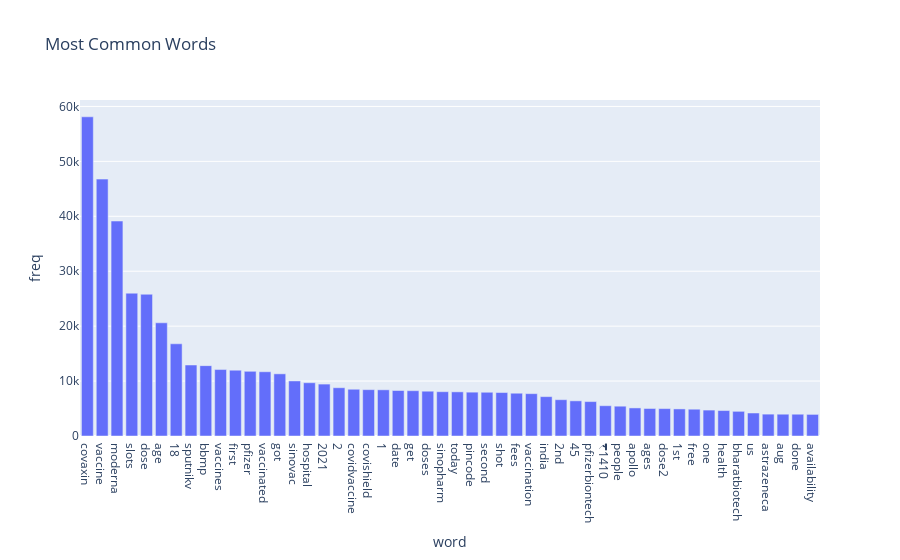

Notebook code cell kept with this figure:
### Code cell
# Count words to know most common word in text
word_counts = Counter(word_list).most_common()
words_df = pd.DataFrame(word_counts)
words_df.columns = ['word', 'freq']


# plot top 50 most common words
px.bar(words_df.head(50), x='word', y='freq', title='Most Common Words')

### Figure 1 — Plotly figure (JSON) as saved in the notebook; plotly's stock layout.template omitted (floating-point values rounded to 4 significant figures)
{"data": [{"alignmentgroup": "True", "hovertemplate": "word=%{x}<br>freq=%{y}<extra></extra>", "legendgroup": "", "marker": {"color": "#636efa", "pattern": {"shape": ""}}, "name": "", "offsetgroup": "", "orientation": "v", "showlegend": false, "textposition": "auto", "type": "bar", "x": ["covaxin", "vaccine", "moderna", "slots", "dose", "age", "18", "sputnikv", "bbmp", "vaccines", "first", "pfizer", "vaccinated", "got", "sinovac", "hospital", "2021", "2", "covidvaccine", "covishield", "1", "date", "get", "doses", "sinopharm", "today", "pincode", "second", "shot", "fees", "vaccination", "india", "2nd", "45", "pfizerbiontech", "₹1410", "people", "apollo", "ages", "dose2", "1st", "free", "one", "health", "bharatbiotech", "us", "astrazeneca", "aug", "done", "availability"], "xaxis": "x", "y": [58114, 46770, 39133, 25998, 25808, 20608, 16787, 12927, 12810, 12097, 11985, 11766, 11698, 11319, 10027, 9697, 9450, 8788, 8512, 8434, 8409, 8282, 8249, 8154, 8065, 8038, 7982, 7963, 7912, 7789, 7708, 7166, 6609, 6400, 6266, 5515, 5428, 5110, 5008, 4989, 4931, 4877, 4719, 4631, 4492, 4187, 3980, 3967, 3965, 3932], "yaxis": "y"}], "layout": {"autosize": true, "barmode": "relative", "legend": {"tracegroupgap": 0}, "title": {"text": "Most Common Words"}, "xaxis": {"anchor": "y", "autorange": true, "domain": [0, 1], "range": [-0.5, 49.5], "title": {"text": "word"}, "type": "category"}, "yaxis": {"anchor": "x", "autorange": true, "domain": [0, 1], "range": [0, 61170.0], "title": {"text": "freq"}, "type": "linear"}}}
